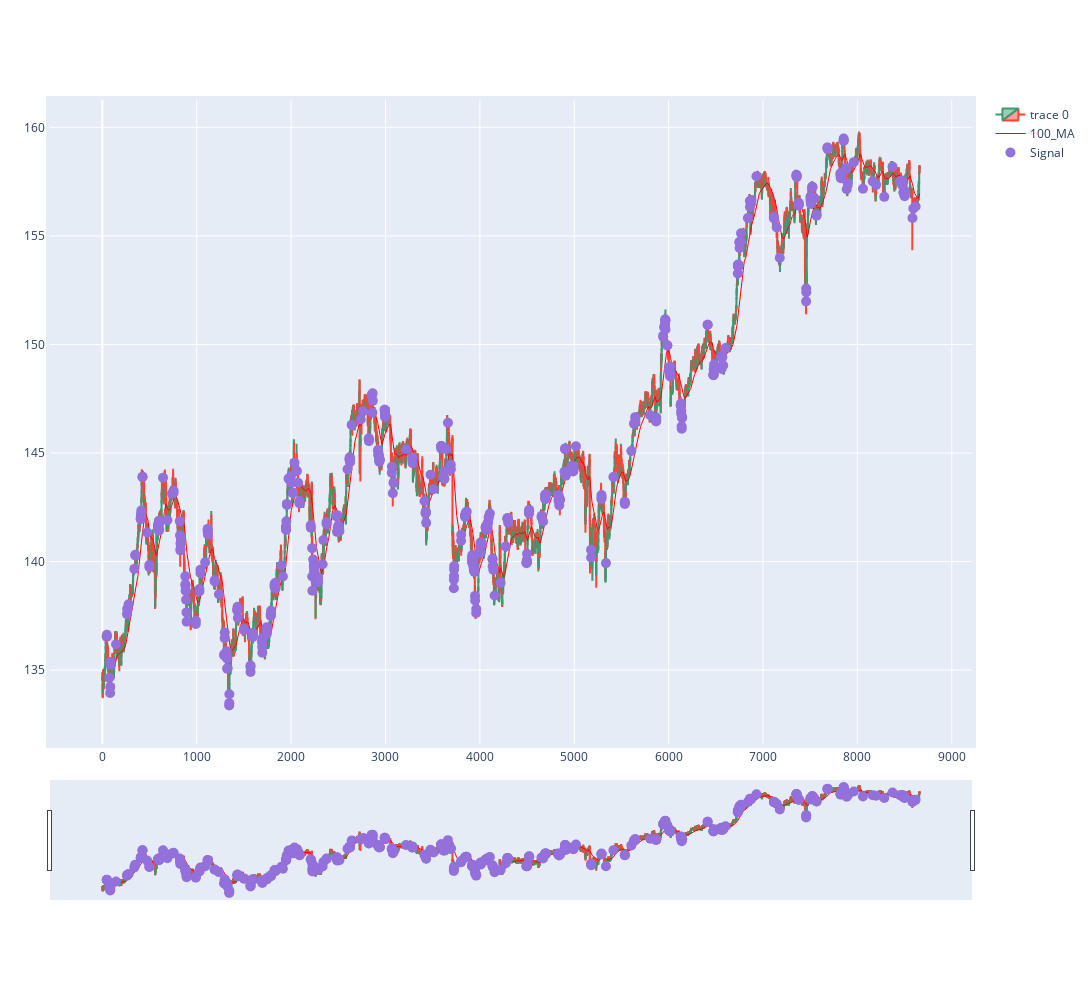

The code cell stored with this chart in its notebook:
### Code cell
import plotly.graph_objects as go
from plotly.subplots import make_subplots
from datetime import datetime
st=0
dfpl = df[st:st+ len(df)]
dfpl.reset_index(inplace=True)
fig = go.Figure(data=[go.Candlestick(x=dfpl.index,
                open=dfpl['Open'],
                high=dfpl['High'],
                low=dfpl['Low'],
                close=dfpl['Close']),
                # go.Scatter(x=dfpl.index, y=dfpl.VWAP, 
                #            line=dict(color='blue', width=1), 
                #            name="VWAP"), 
                # go.Scatter(x=dfpl.index, y=dfpl['BBL.0'], 
                #            line=dict(color='green', width=1), 
                #            name="BBL"),
                # go.Scatter(x=dfpl.index, y=dfpl['BBU.0'], 
                #            line=dict(color='green', width=1), 
                #            name="BBU")
                go.Scatter(x=dfpl.index, y=dfpl['100_MA'],
                            line=dict(color='red', width=1), 
                            name="100_MA"),
      ])

fig.add_scatter(x=dfpl.index, y=dfpl['pointposbreak'], mode="markers",
                marker=dict(size=10, color="MediumPurple"),
                name="Signal")

# set figure size
fig.update_layout(
    autosize=False,
    width=1600,
    height=1000,
    margin=dict(l=50,r=50,b=100,t=100,pad=4)
)

fig.show()

### Figure 1 — Plotly figure (JSON) as saved in the notebook; plotly's stock layout.template omitted (floating-point values rounded to 4 significant figures; data arrays with more than 128 entries replaced by an {"elided": "..."} marker saying what was removed)
{"data": [{"close": {"elided": "8661 float values"}, "high": {"elided": "8661 float values"}, "low": {"elided": "8661 float values"}, "open": {"elided": "8661 float values"}, "type": "candlestick", "x": {"elided": "8661 int values"}}, {"line": {"color": "red", "width": 1}, "name": "100_MA", "type": "scatter", "x": {"elided": "8661 int values"}, "y": {"elided": "8661 float values"}}, {"marker": {"color": "MediumPurple", "size": 10}, "mode": "markers", "name": "Signal", "type": "scatter", "x": {"elided": "8661 int values"}, "y": {"elided": "8661 float values"}}], "layout": {"autosize": false, "height": 1000, "margin": {"b": 100, "l": 50, "pad": 4, "r": 50, "t": 100}, "width": 1600}}
